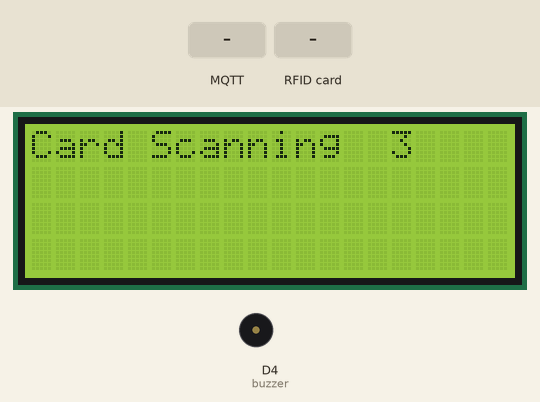
A sketch run on a simulated ESP8266 (Wemos D1 mini). Parts: 20×4 character LCD, buzzer (waves = sounding). The test bench sets the inputs (shaded band). WiFi joins after 1.5 s; servers stay silent unless stated; no MQTT or app messages arrive unless stated; what the sketch prints to the serial monitor is not drawn.

Above: at 4.6 s.
4.7 s: MQTT message "0" arrives on the first subscribed topic
At 5.72 s:
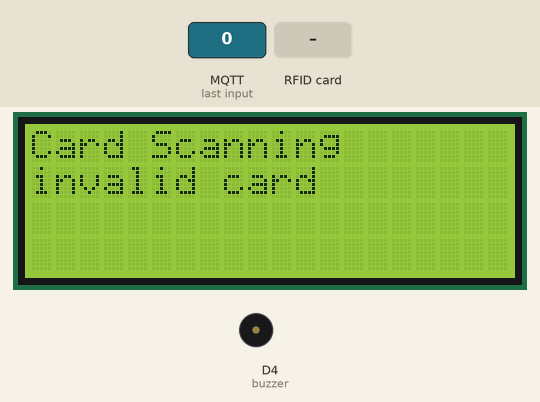
6.5 s: MQTT message "1" arrives on the first subscribed topic
At 7.55 s:
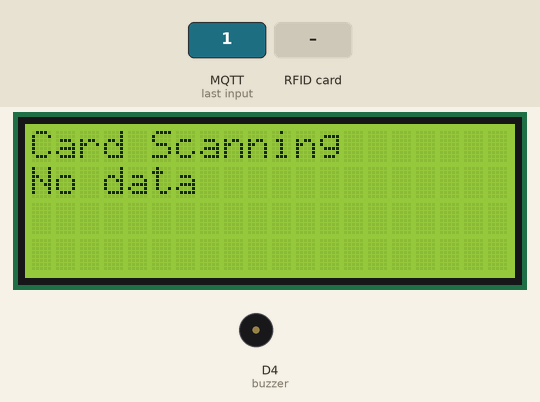
8.5 s: MQTT message "2" arrives on the first subscribed topic
At 9.31 s:
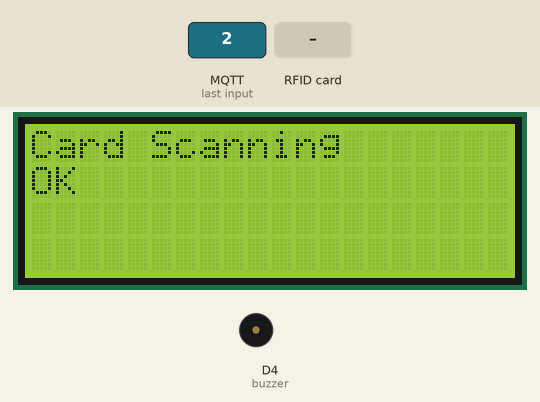
10.9 s: MQTT message "3" arrives on the first subscribed topic
At 11.95 s:
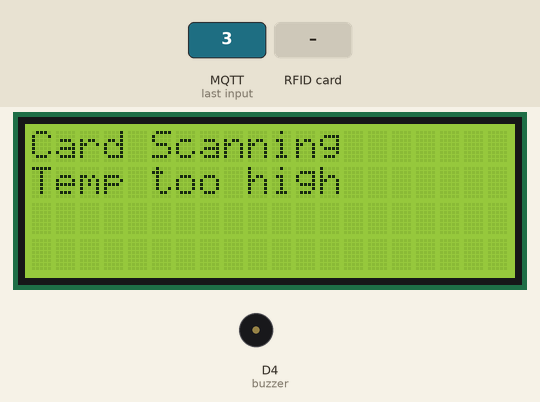
12.7 s: RFID card 5E 7A 19 C4 held to the reader
At 14.0 s:
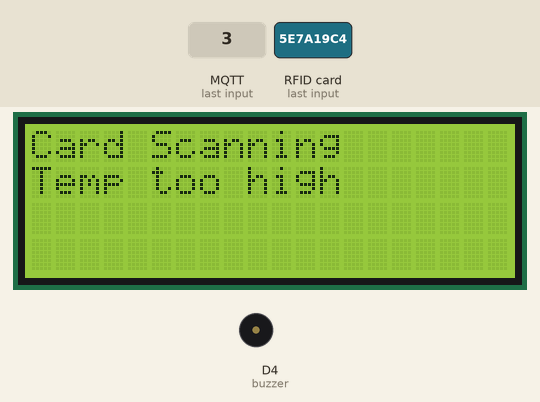
Timing chart, 0 to 15.7 s (numbered marks = the images above; inputs shaded):
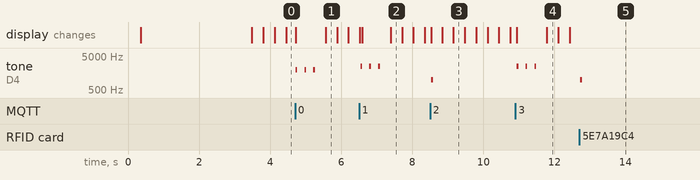

The sketch:

temp_check.ino
```cpp
// (licence header left out)
#include <ESP8266WiFi.h>
#include <PubSubClient.h>


//----------------------
#include <SPI.h>
#include <MFRC522.h>

#define SS_PIN D8
#define RST_PIN D0

MFRC522 mfrc522(SS_PIN, RST_PIN);  // Create MFRC522 instance

//-----------------------

#include <Wire.h> // I2C library, required for MLX90614


#define buzzer D4
//---------------------------
#include <LiquidCrystal_I2C.h>

LiquidCrystal_I2C lcd(0x27,20,4);  // set the LCD address to 0x27 for a 16 chars and 2 line display

//------------------------- network


const char* ssid     = "";  //wifi ssid
const char* password = "";  //wifi password

//arduino to mqtt
char* mqtt_server = " "; // your mqtt server ip
int mqtt_port = 1883;
char mqtt_clientID[20];  // automatically use MAC address as client ID
char* mqtt_username = "";  // mqtt user name
char* mqtt_password = "";   // mqtt password
char* mqtt_publish_topic1 = "TEMP_CHECK";  // this is my topic, your can use any
WiFiClient espClient;
PubSubClient client(espClient);
String MacAddress;
int c;
char msg[100];
int no;

//-----------------------------------------------
String  print2HEX(int number) {
  String ttt ;
  if (number >= 0 && number < 16)
  {
    ttt = String("0") + String(number,HEX);
  }
  else
  {
      ttt = String(number,HEX);
  }
  return ttt ;
}

String GetWifiMac()
{
   uint8_t MacData[6];
   String t1,t2,t3,t4,t5,t6,tt ;
   WiFi.status();    //this method must be used for get MAC
   WiFi.macAddress(MacData);

   Serial.print("Mac:");
   Serial.print(MacData[0],HEX) ;
   Serial.print("/");
   Serial.print(MacData[1],HEX) ;
   Serial.print("/");
   Serial.print(MacData[2],HEX) ;
   Serial.print("/");
   Serial.print(MacData[3],HEX) ;
   Serial.print("/");
   Serial.print(MacData[4],HEX) ;
   Serial.print("/");
   Serial.print(MacData[5],HEX) ;
   Serial.print("~");

   t1 = print2HEX((int)MacData[0]);
   t2 = print2HEX((int)MacData[1]);
   t3 = print2HEX((int)MacData[2]);
   t4 = print2HEX((int)MacData[3]);
   t5 = print2HEX((int)MacData[4]);
   t6 = print2HEX((int)MacData[5]);
   tt = (t1+t2+t3+t4+t5+t6);
   Serial.println(tt);

   return tt ;
}

void WIFI_Connect()
{
  //digitalWrite(powerled,HIGH);
  WiFi.disconnect();
  Serial.println("Booting Sketch...");
  WiFi.mode(WIFI_AP_STA);
  WiFi.begin(ssid, password);
  Serial.println("connecting");
  int a=0;
  while(WiFi.status() != WL_CONNECTED)
  {
    a++;
    delay(1000);
    Serial.println(a);
     if(a>15){
       break;
       }

  } // Wait for connection
  if(WiFi.status() != WL_CONNECTED)
  {
    Serial.println("resetting");
    while (1){};
  }

}

void reconnect() {
  // Loop until we're reconnected
  String topic;
  int k=0;
  while (!client.connected()) {
    Serial.print("Attempting MQTT connection...");
    delay(1000);
    k++;

    // Attempt to connect
    if (client.connect(mqtt_clientID,mqtt_username,mqtt_password)) {
      Serial.println("connected");

      //Subscribe
      topic=mqtt_publish_topic1;
      topic=topic+"/"+MacAddress;
      topic.toCharArray(msg,100);
      client.subscribe(msg);
      Serial.println(msg);
    } else {
      Serial.print("failed, rc=");
      Serial.print(client.state());
      Serial.println(" try again in 5 seconds");
      // Wait 5 seconds before retrying
      delay(1000);
    }
    if(k>5){
          break;
    }
  }
  if(!client.connected())
  {
  Serial.println("resetting");
    while (1) {};
  }
}
long get_uid(byte *input)
{
  union value{
    unsigned long v;
    byte uidByte[4];
  } data1;
  int i;
  for (i=0;i<4;i++)
     data1.uidByte[i]=input[i];
  return data1.v;
}
void sound(int duration,int freq)
{
  tone(buzzer, freq); // Send 1KHz sound signal...
  delay(duration);        // ...for 1 sec
  noTone(buzzer);     // Stop sound...
}

void callback(char* topic, byte* payload, unsigned int length) {

  char result;
  result = payload[0];
  Serial.println(result);
  lcd.setCursor(0,1);

  if (result=='0')
  {
    Serial.println("invalid card");
    lcd.print("invalid card    ");
    sound(50,2000);
    delay(200);
    sound(50,2000);
    delay(200);
    sound(50,2000);
    delay(200);
  }
  if (result=='1')
  {
    Serial.println("No data");
    lcd.print("No data         ");
    sound(50,2500);
    delay(200);
    sound(50,2500);
    delay(200);
    sound(50,2500);
    delay(200);
  }
  if (result=='2')
  {
    Serial.println("OK              ");
    lcd.print("OK              ");
    sound(50,1000);
  }
  if (result=='3')
  {
    Serial.println("Temp too high");
    lcd.print("Temp too high   ");
    sound(50,2500);
    delay(200);
    sound(50,2500);
    delay(200);
    sound(50,2500);
    delay(200);
  }
  no=0;


}

//----------------------
void setup()
{
  delay(200);
  Serial.begin(9600); // Initialize Serial to log output

  SPI.begin();      // Init SPI bus
  mfrc522.PCD_Init();   // Init MFRC522
  mfrc522.PCD_DumpVersionToSerial();  // Show details of PCD - MFRC522 Card Reader details
  Serial.println(F("Scan PICC to see UID, SAK, type, and data blocks..."));


  lcd.init();                      // initialize the lcd
  lcd.backlight();

  lcd.clear();
  lcd.setCursor(0,0);
  lcd.print("Wifi Connecting");
  WIFI_Connect();
  Serial.println("WiFi connected");
  Serial.println("IP address: ");
  Serial.println(WiFi.localIP());
  MacAddress = GetWifiMac();
  Serial.println(MacAddress);
  MacAddress.toCharArray(mqtt_clientID,20);
  client.setServer(mqtt_server, mqtt_port);
  client.setCallback(callback);
  reconnect();
  no=0;
}

void loop()
{

  String cmd;
  int i;
  boolean success;
  uint8_t uid[] = { 0, 0, 0, 0, 0, 0, 0 };  // Buffer to store the returned UID
  uint8_t uidLength;        // Length of the UID (4 or 7 bytes depending on ISO14443A card type)

  if (WiFi.status() != WL_CONNECTED)
  {
    WIFI_Connect();
  }
  if (!client.connected()) {
    reconnect();
  }
  client.loop();

 //read RFID

  if (no==0)
  {
    lcd.setCursor(0,0);
    lcd.print("Card Scanning   ");

    if(! mfrc522.PICC_IsNewCardPresent())
    {
      c=(c+1)%10;
      lcd.setCursor(15,0);
      lcd.print(String(c));
      return;
    }
    if ( ! mfrc522.PICC_ReadCardSerial()) {
      lcd.setCursor(0,0);
      lcd.print("RFID reading error");
      delay(500);
      return;
    }
    sound(50,1000);
    mfrc522.PICC_DumpToSerial(&(mfrc522.uid));
    Serial.println(get_uid(mfrc522.uid.uidByte));
 //  lcd.setCursor(0,0);
 //  lcd.print(String(get_uid(mfrc522.uid.uidByte)));

   //----- MQTT: try max 5 times--------------
   no=1;
   cmd="{\"mac\":\""+MacAddress+"\",\"id\":\""+String(get_uid(mfrc522.uid.uidByte))+"\"}";
   cmd.toCharArray(msg,100);
  }
  if (no>0)
  {
    if ((no %5)==1)
    {
      client.publish(mqtt_publish_topic1,msg);  //retry
      Serial.println("mqtt publish");
    }
    no = no+1;
    if (no>15)
    {
        no =0;   //stop retry
        Serial.println("mqtt failed. Please check connection");
    }
    delay(200);
  }
}
```

Measured:
- after the input at 4.7 s, tone on D4 (buzzer): alternates 2000 Hz for 0.05 s and silent for 0.20 s, 6 changes in all, then stays silent, starting at once; the display: first changes at once (image 1 shows a later state)
- after the input at 6.5 s, tone on D4 (buzzer): alternates 2500 Hz for 0.05 s and silent for 0.20 s, 6 changes in all, then stays silent, starting at once; the display: first differs from a run without the input after 0.09 s (image 2 shows a later state)
- after the input at 8.5 s, tone on D4 (buzzer): silent → 1000 Hz at once, → silent 0.05 s later; the display: first changes at once (image 3 shows a later state)
- after the input at 10.9 s, tone on D4 (buzzer): alternates 2500 Hz for 0.05 s and silent for 0.20 s, 6 changes in all, then stays silent, starting at once; the display: first changes at once (image 4 shows a later state)
- after the input at 12.7 s, tone on D4 (buzzer): silent → 1000 Hz at once, → silent 0.05 s later
